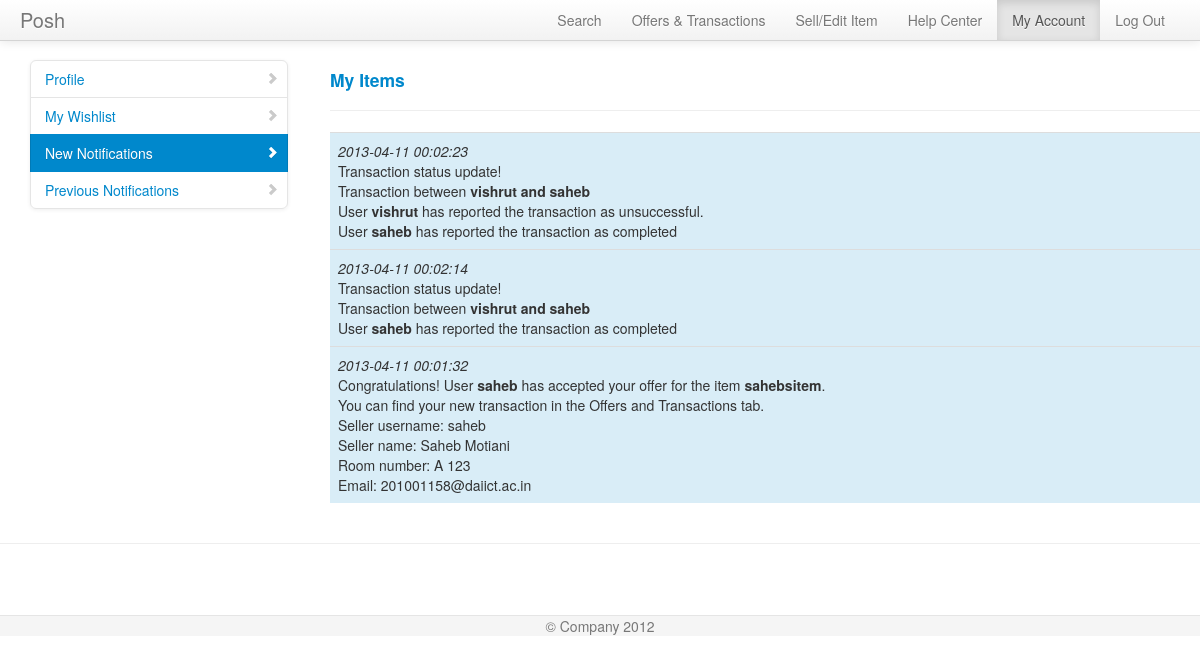
Page /viewnotifications.php (signed in) on the earlier database version.
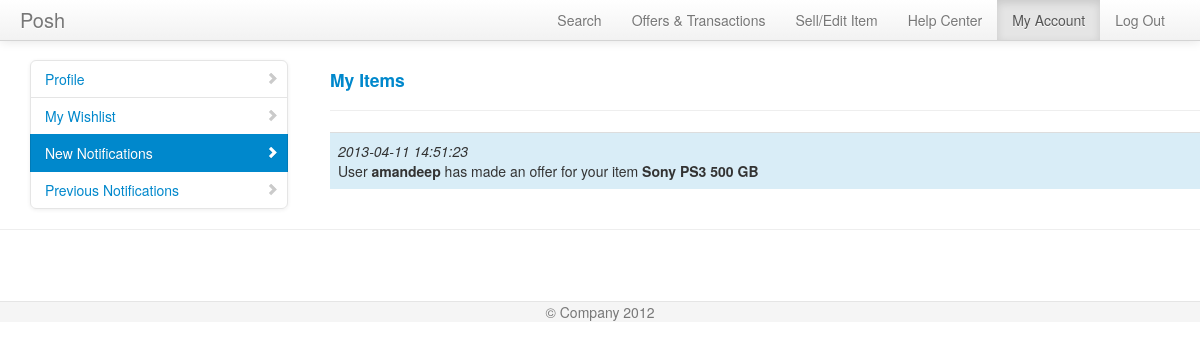
Same page on the later database version.
### tables this page shows
CREATE TABLE IF NOT EXISTS `notifications` (
  `notificationid` int(10) NOT NULL AUTO_INCREMENT,
  `notificationdetails` varchar(500) NOT NULL,
  `username` varchar(20) NOT NULL,
  `viewed` int(5) NOT NULL DEFAULT '0',
  `time` timestamp NOT NULL DEFAULT CURRENT_TIMESTAMP,
  PRIMARY KEY (`notificationid`),
  KEY `username` (`username`)
);

### meekrodb.2.1.class.php (called while the page is built, shortened)
<?php
class DB {
  protected static $mdb = null;
  public static function getMDB() {
    $mdb = DB::$mdb;
    if ($mdb === null) {
      $mdb = DB::$mdb = new MeekroDB();
    }
    return $mdb;
  }
  public static function query() { $args = func_get_args(); return call_user_func_array(array(DB::getMDB(), 'query'), $args); }
}
class MeekroDB {
  public $dbName = '';
  public $user = '';
  public $password = '';
  public $host = 'localhost';
  public $port = null;
  public $encoding = 'latin1';
  public $queryMode = 'queryAllRows';
  public $param_char = '%';
  public $named_param_seperator = '_';
  public $internal_mysql = null;
  public function __construct($host=null, $user=null, $password=null, $dbName=null, $port=null, $encoding=null) {
    if ($host === null) $host = DB::$host;
    if ($user === null) $user = DB::$user;
    if ($password === null) $password = DB::$password;
    if ($dbName === null) $dbName = DB::$dbName;
    if ($port === null) $port = DB::$port;
    if ($encoding === null) $encoding = DB::$encoding;
    $this->host = $host;
    $this->user = $user;
    $this->password = $password;
    $this->dbName = $dbName;
    $this->port = $port;
    $this->encoding = $encoding;
  }
  public function get() {
    $mysql = $this->internal_mysql;
    if ($mysql == null) {
      if (! $this->port) $this->port = ini_get('mysqli.default_port');
      $mysql = new mysqli($this->host, $this->user, $this->password, $this->dbName, $this->port);
      $mysql->set_charset($this->encoding);
      $this->internal_mysql = $mysql;
    }
    return $mysql;
  }
  public function escape($str) {
    $db = $this->get();
    return $db->real_escape_string($str);
  }
  protected function prependCall($function, $args, $prepend) {
    array_unshift($args, $prepend);
    return call_user_func_array($function, $args);
  }
  protected function wrapStr($strOrArray, $wrapChar, $escape = false) {
    if (! is_array($strOrArray)) {
      if ($escape) return $wrapChar . $this->escape($strOrArray) . $wrapChar;
      else return $wrapChar . $strOrArray . $wrapChar;
    } else {
      $R = array();
      foreach ($strOrArray as $element) {
        $R[] = $this->wrapStr($element, $wrapChar, $escape);
      }
      return $R;
    }
  }
  public function parseQueryParamsNew() {
    $args = func_get_args();
    $sql = array_shift($args);
    $args_all = $args;
    $posList = array();
    $pos_adj = 0;
    $param_char_length = strlen($this->param_char);
    $named_seperator_length = strlen($this->named_param_seperator);
    $types = array(
      $this->param_char . 'll',
      $this->param_char . 'ls',
      $this->param_char . 'l',
      $this->param_char . 'li',
      $this->param_char . 'ld',
      $this->param_char . 'lb',
      $this->param_char . 's',
      $this->param_char . 'i',
      $this->param_char . 'd',
      $this->param_char . 'b',
      $this->param_char . 'ss'
    );
    foreach ($types as $type) {
      $lastPos = 0;
      while (($pos = strpos($sql, $type, $lastPos)) !== false) {
        $lastPos = $pos + 1;
        $posList[$pos] = $type;
      }
    }
    ksort($posList);
    foreach ($posList as $pos => $type) {
      $type = substr($type, $param_char_length);
      $length_type = strlen($type) + $param_char_length;
      $new_pos = $pos + $pos_adj;
      $new_pos_back = $new_pos + $length_type;
      if ($arg_number_length = strspn($sql, '0123456789', $new_pos_back)) {
        $arg_number = substr($sql, $new_pos_back, $arg_number_length);
        if (! isset($args_all[$arg_number])) $this->nonSQLError("Non existent argument reference (arg $arg_number): $sql");
        $arg = $args_all[$arg_number];
      } else {
        $arg = array_shift($args);
      }
      if (in_array($type, array('s', 'i', 'd', 'b', 'l'))) {
        $array_type = false;
        $arg = array($arg);
        $type = 'l' . $type;
      } else if ($type == 'ss') {
        $result = "'%" . $this->escape(str_replace(array('%', '_'), array('\%', '\_'), $arg)) . "%'";
      } else {
        $array_type = true;
        if (! is_array($arg)) $this->nonSQLError("Badly formatted SQL query: $sql -- expecting array, but didn't get one!");
      }
      if ($type == 'ls') $result = $this->wrapStr($arg, "'", true);
      else if ($type == 'li') $result = array_map('intval', $arg);
      else if ($type == 'ld') $result = array_map('floatval', $arg);
      else if ($type == 'lb') $result = array_map(array($this, 'formatTableName'), $arg);
      else if ($type == 'll') $result = $arg;
      else if (! $result) $this->nonSQLError("Badly formatted SQL query: $sql");
      if (is_array($result)) {
        if (! $array_type) $result = $result[0];
        else $result = '(' . implode(',', $result) . ')';
      }
      $sql = substr_replace($sql, $result, $new_pos, $length_type + $arg_number_length);
      $pos_adj += strlen($result) - ($length_type + $arg_number_length);
    }
    return $sql;
  }
  public function parseQueryParams() {
    $args = func_get_args();
    if (is_string($args[1]) && preg_match('/^[is]+$/', $args[1]) && substr_count($args[0], '?') > 0)
      return call_user_func_array(array($this, 'parseQueryParamsOld'), $args);
    else
      return call_user_func_array(array($this, 'parseQueryParamsNew'), $args);
  }
  public function query() {
    $args = func_get_args();
    if ($this->queryMode == 'buffered' || $this->queryMode == 'unbuffered') {
      return $this->prependCall(array($this, 'queryHelper'), $args, $this->queryMode);
    } else {
      return call_user_func_array(array($this, 'queryAllRows'), $args);
    }
  }
  public function queryUnbuf() { $args = func_get_args(); return $this->prependCall(array($this, 'queryHelper'), $args, 'unbuffered'); }
  protected function queryHelper() {
    $args = func_get_args();
    $type = array_shift($args);
    $is_buffered = ($type == 'buffered');
    $is_null = ($type == 'null');
    $sql = call_user_func_array(array($this, 'parseQueryParams'), $args);
    $db = $this->get();
    $result = $db->query($sql, $is_buffered ? MYSQLI_STORE_RESULT : MYSQLI_USE_RESULT);
    if ($is_null) {
      return null;
    }
    return $result;
  }
  public function queryAllRows() {
    $args = func_get_args();
    $query = call_user_func_array(array($this, 'queryUnbuf'), $args);
    $result = $this->fetchAllRows($query);
    return $result;
  }
  protected function checkError() {
    return false;
  }
  public function fetchRow($result = null) {
    return $result->fetch_assoc();
  }
  public function fetchAllRows($result = null) {
    $A = array();
    while ($row = $this->fetchRow($result)) {
      $A[] = $row;
    }
    return $A;
  }
}
?>

### viewnotifications.php (the view, shortened to what the changed rows need)
<!DOCTYPE html>
<html lang="en">
  <head>
    <link href="bootstrap/css/bootstrap.css" rel="stylesheet">
	<link href="bootstrap/css/docs.css" rel="stylesheet">
    <link href="bootstrap/css/bootstrap-responsive.css" rel="stylesheet">
	</head>
	<body>
		<div class="container" style="width: auto; padding: 20px 0px 0px 0px;">
			<?php
			$notifications = DB::query("SELECT * FROM notifications WHERE username=%s and viewed=0 ORDER by time DESC", $_SESSION['username']);
			echo '<div class="span9">';
			echo '<div class="row-fluid">';
			echo '<table class="table table-hover">';
			echo '<tbody>';
			foreach($notifications as $notification){
				echo '<tr class="info">';
				echo '<td><i>'.$notification['time'].'</i><br>';
				echo $notification['notificationdetails'];
				echo '</td>';
				echo '</tr>';
			}
			echo '</tbody>';
			echo '</table>';
			echo '</div>';
			echo '</div>';
			?>
		</div>
  </body>
</html>

Differences in the rows shown:
removed notifications: time "2013-04-11 00:02:23", notificationdetails "Transaction status update! Transaction between vishrut and saheb User vishrut has reported the transaction as unsuccessful. User saheb has reported the transaction as completed"
removed notifications: time "2013-04-11 00:02:14", notificationdetails "Transaction status update! Transaction between vishrut and saheb User saheb has reported the transaction as completed"
removed notifications: time "2013-04-11 00:01:32", notificationdetails "Congratulations! User saheb has accepted your offer for the item sahebsitem . You can find your new transaction in the Offers and Transactions tab. Seller username: saheb Seller name: Saheb Motiani Room number: A 123 Email: 201001158@daiict.ac.in"
added notifications: time "2013-04-11 14:51:23", notificationdetails "User amandeep has made an offer for your item Sony PS3 500 GB"
